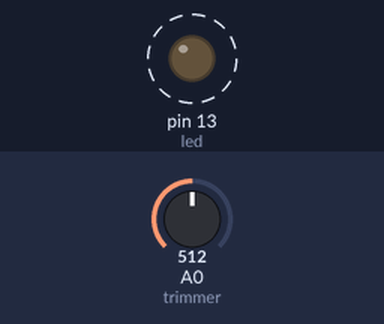
Simulated run of this sketch. Board: Arduino Uno, built with avr-gcc and run on an emulated ATmega328P. On the bench: output pins drawn as LEDs (lit = HIGH). Dashed ring = blinking. Inputs (shaded band) come from the test bench; at power-on: A0 (trimmer) = 512.

Above: at 1.8 s.
1.9 s: A0 (trimmer) set to 0
At 3.1 s:
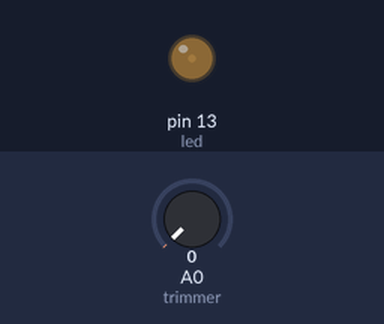
3.6 s: A0 (trimmer) set to 122
At 3.9 s:
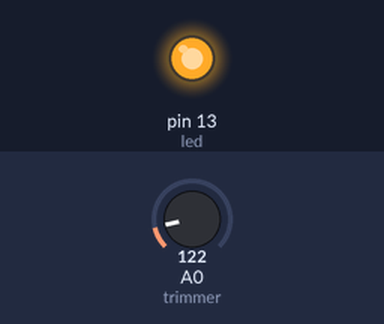
Timing chart, 0 to 13.1 s (numbered marks = the images above; inputs shaded):
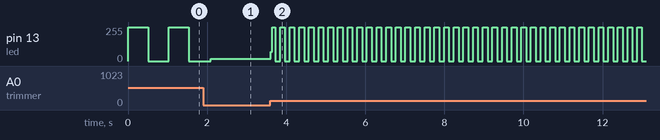

The sketch:

lab07_blink_timer_trimmer.ino
```cpp
int led = 13;                  // promemoria: dov'è il LED?
int trimmer = A0;              // promemoria: dov'è il trimmer?

void setup() {
  pinMode(led, OUTPUT);        // il pin 13 è un rubinetto
  // pinMode(trimmer, INPUT); non serve perché i pin analogici sono solo ingressi
  digitalWrite(led, LOW);      // chiudi l'acqua
}

void loop() {
  // metto nella variabile val quello che arriva nel pozzetto analogico
  int val = analogRead(trimmer); // val assume un valore tra 0 e 1023
  digitalWrite(13, HIGH);    // apri l'acqua
  delay(val);                // aspetta quanto dice il trimmer
  digitalWrite(13, LOW);     // chiudi l'acqua
  delay(val);                // aspetta quanto dice il trimmer
}
```

Measured:
- after the input at 3.6 s, pin 13 (led): 16/255 → 68/255 at once, then moves between 0/255 and 255/255, repeating every 0.24 s
- by itself, pin 13 (led): alternates 255/255 for 0.51 s and 0/255 for 0.51 s
